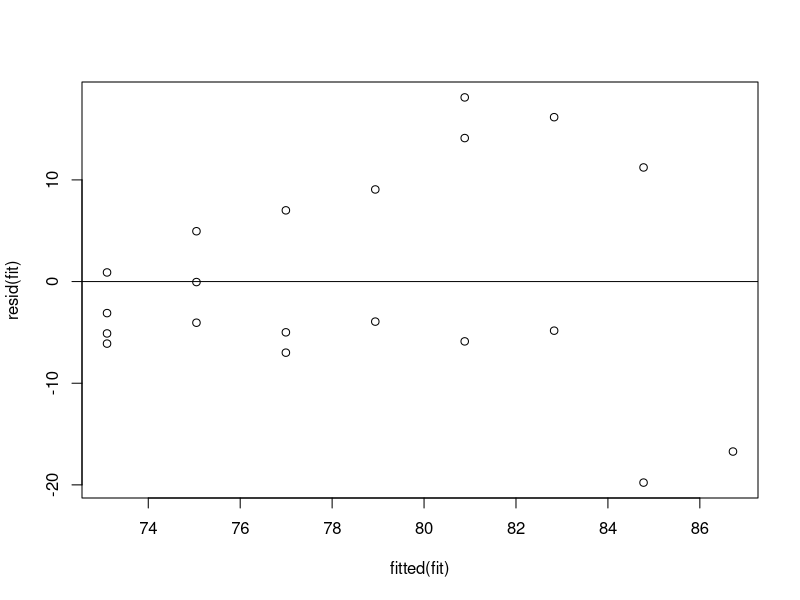

Reproduce this figure in R.
# we can calculate robust standard errors, which are "robust"
# Cagainst heteroscedasticity and can give us a better idea of
# the true standard error values for the regression coefficients.

# Example: Calculating Robust Standard Errors in R
# create data frame
df <- data.frame(hours=c(1, 1, 1, 1, 2, 2, 2, 3, 3, 3, 4,
                         4, 5, 5, 5, 6, 6, 7, 7, 8),
                 score=c(67, 68, 74, 70, 71, 75, 80, 70, 84, 72,
                         88, 75, 95, 75, 99, 78, 99, 65, 96, 70))

# view head of data frame
head(df)

# fit regression model
fit <- lm(score ~ hours, data = df)

# view summary of model
summary(fit)

# The easiest way to visually check if heteroscedasticity is a
# problem in the regression model is to create a residual plot:

# create residual vs. fitted plot
plot(fitted(fit), resid(fit))

# add horizontal line at y=0
abline(0, 0)

library("lmtest")
library("sandwich")

# calculate robust standard errors for model coefficients
coeftest(fit, vcov. = vcovHC(fit, type = "HC0"))
